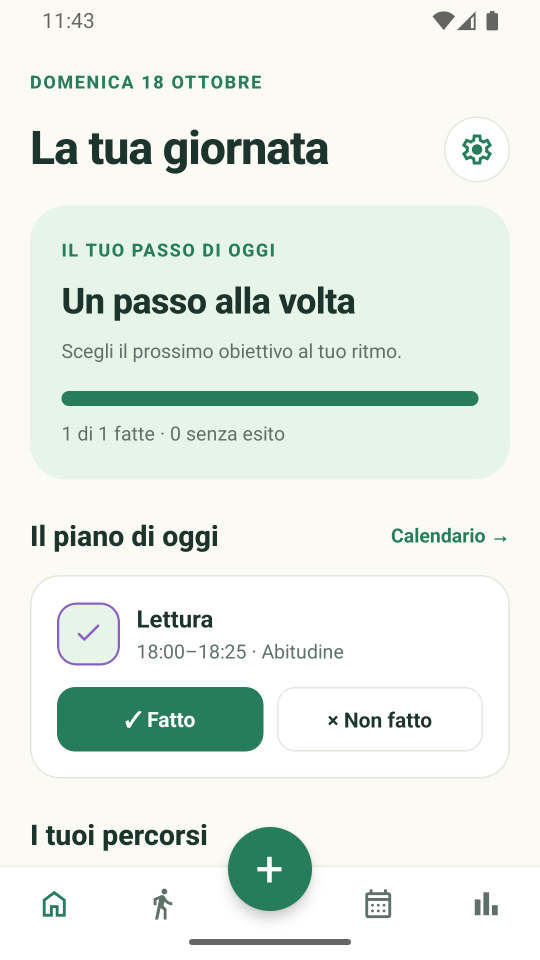
#> input picture App-mobile/store-publishing/google-play/phone-1080x1920/01-oggi.png, 1080 x 1920 px, given in place of icon.png, which was not available (shown at 1/2 size)
$ python prepare_graphics.py
#> lines starting #> are read from the running program, lines starting #| are printed output that depends on the picture; pictures that were not available may be replaced by others from this repository, and a replacement may not be noted
"""Esporta la grafica della scheda store dagli asset sorgente di MindMorrow."""

from pathlib import Path

from PIL import Image, ImageOps


ROOT = Path(__file__).resolve().parent
ICON_SOURCE = ROOT.parent / "assets" / "images" / "icon.png"
FEATURE_SOURCE = ROOT / "source" / "feature-graphic-master.png"


def main() -> None:
    with Image.open(ICON_SOURCE) as source:
#> source is the input picture: PIL image 1080x1920 RGB; mean R, G, B 228.7, 236.8, 229.4
        icon = ImageOps.fit(source.convert("RGB"), (1024, 1024), method=Image.Resampling.LANCZOS)
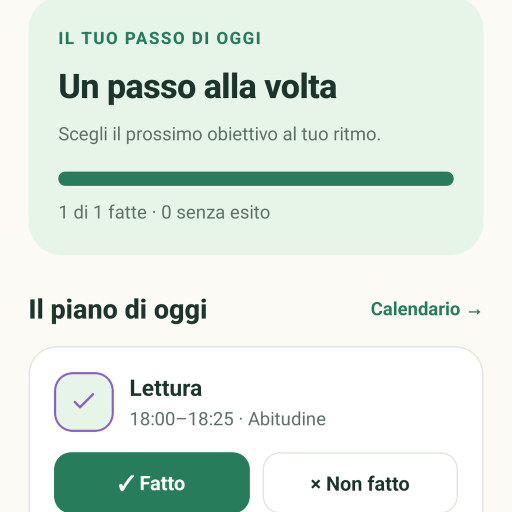
#> icon: PIL image 1024x1024 RGB (shown at 1/2 size); mean R, G, B 222.3, 234.3, 225.4
        icon.save(ROOT / "app-store" / "icon-1024.png", optimize=True)
        icon.resize((512, 512), Image.Resampling.LANCZOS).convert("RGBA").save(
            ROOT / "google-play" / "graphics" / "icon-512.png", optimize=True
        )
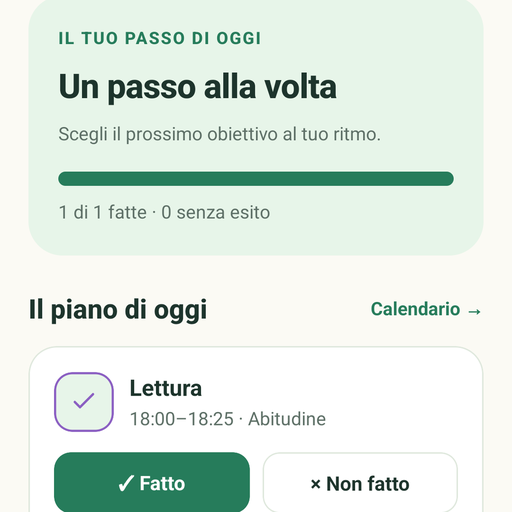
#> saved as icon-512.png: PIL image 512x512 RGBA; mean R, G, B, A 222.2, 234.2, 225.4, 255

    with Image.open(FEATURE_SOURCE) as source:
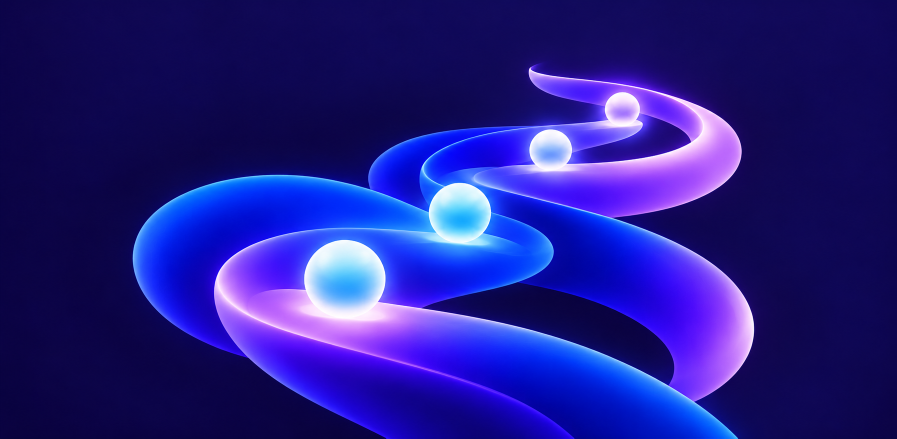
#> input picture App-mobile/store-publishing/source/feature-graphic-master.png, 1794 x 877 px (shown at 1/2 size)
#> source is the input picture: PIL image 1794x877 RGB; mean R, G, B 35, 28.5, 137.1
        feature = ImageOps.fit(source.convert("RGB"), (1024, 500), method=Image.Resampling.LANCZOS)
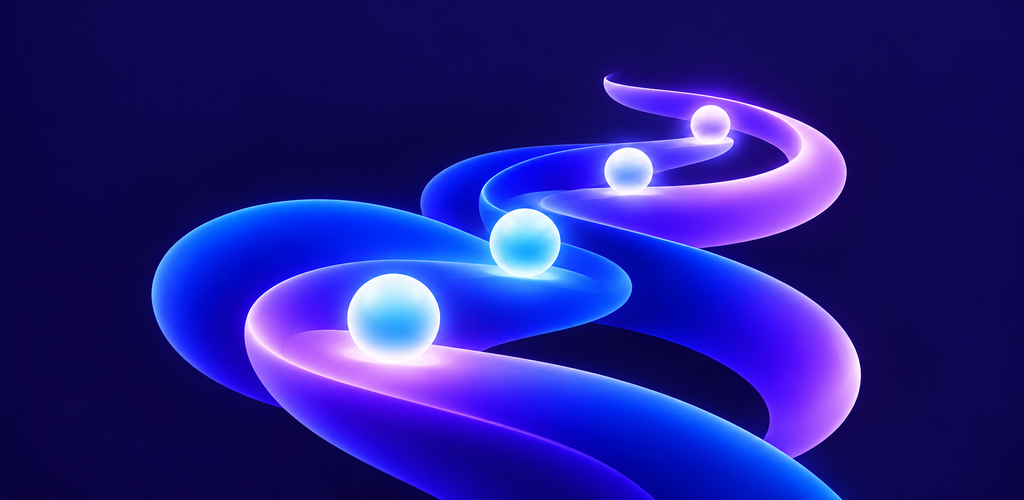
#> feature: PIL image 1024x500 RGB; mean R, G, B 35, 28.5, 137.2
        feature.save(ROOT / "google-play" / "graphics" / "feature-graphic-1024x500.png", optimize=True)


if __name__ == "__main__":
    main()
